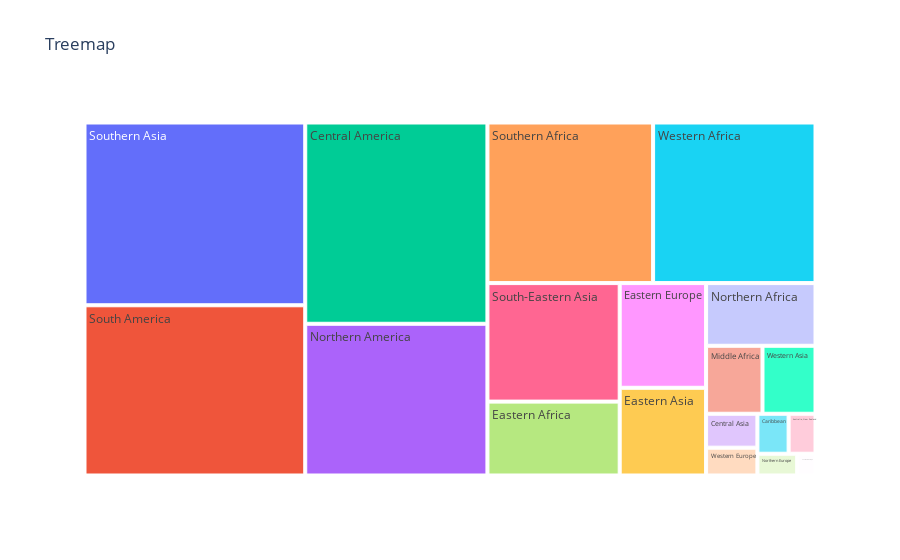

Source (notebook cell):
### Code cell
fig = px.treemap(df, path = ['Category'], values = 'Value', title = 'Treemap')
fig.update_traces(hovertemplate = 'Category: %(label)<br>Value:%(value)')
fig.show()

### Figure 1 — Plotly figure (JSON) as saved in the notebook; plotly's stock layout.template omitted (floating-point values rounded to 4 significant figures)
{"data": [{"branchvalues": "total", "domain": {"x": [0, 1], "y": [0, 1]}, "hovertemplate": "Category: %(label)<br>Value:%(value)", "ids": ["Australia, New Zealand", "Caribbean", "Central America", "Central Asia", "Eastern Africa", "Eastern Asia", "Eastern Europe", "Middle Africa", "Northern Africa", "Northern America", "Northern Europe", "South America", "South-Eastern Asia", "Southern Africa", "Southern Asia", "Southern Europe", "Western Africa", "Western Asia", "Western Europe"], "labels": ["Australia, New Zealand", "Caribbean", "Central America", "Central Asia", "Eastern Africa", "Eastern Asia", "Eastern Europe", "Middle Africa", "Northern Africa", "Northern America", "Northern Europe", "South America", "South-Eastern Asia", "Southern Africa", "Southern Asia", "Southern Europe", "Western Africa", "Western Asia", "Western Europe"], "level": "7f11e9", "name": "", "parents": ["", "", "", "", "", "", "", "", "", "", "", "", "", "", "", "", "", "", ""], "type": "treemap", "values": [173.5, 201.5, 5921.0, 281.2, 1578.0, 1223.0, 1460.0, 619.2, 1108.0, 4463.0, 139.8, 6067.0, 2531.0, 4296.0, 6515.0, 64.29, 4211.0, 581.9, 230.6]}], "layout": {"autosize": true, "legend": {"tracegroupgap": 0}, "title": {"text": "Treemap"}}}
